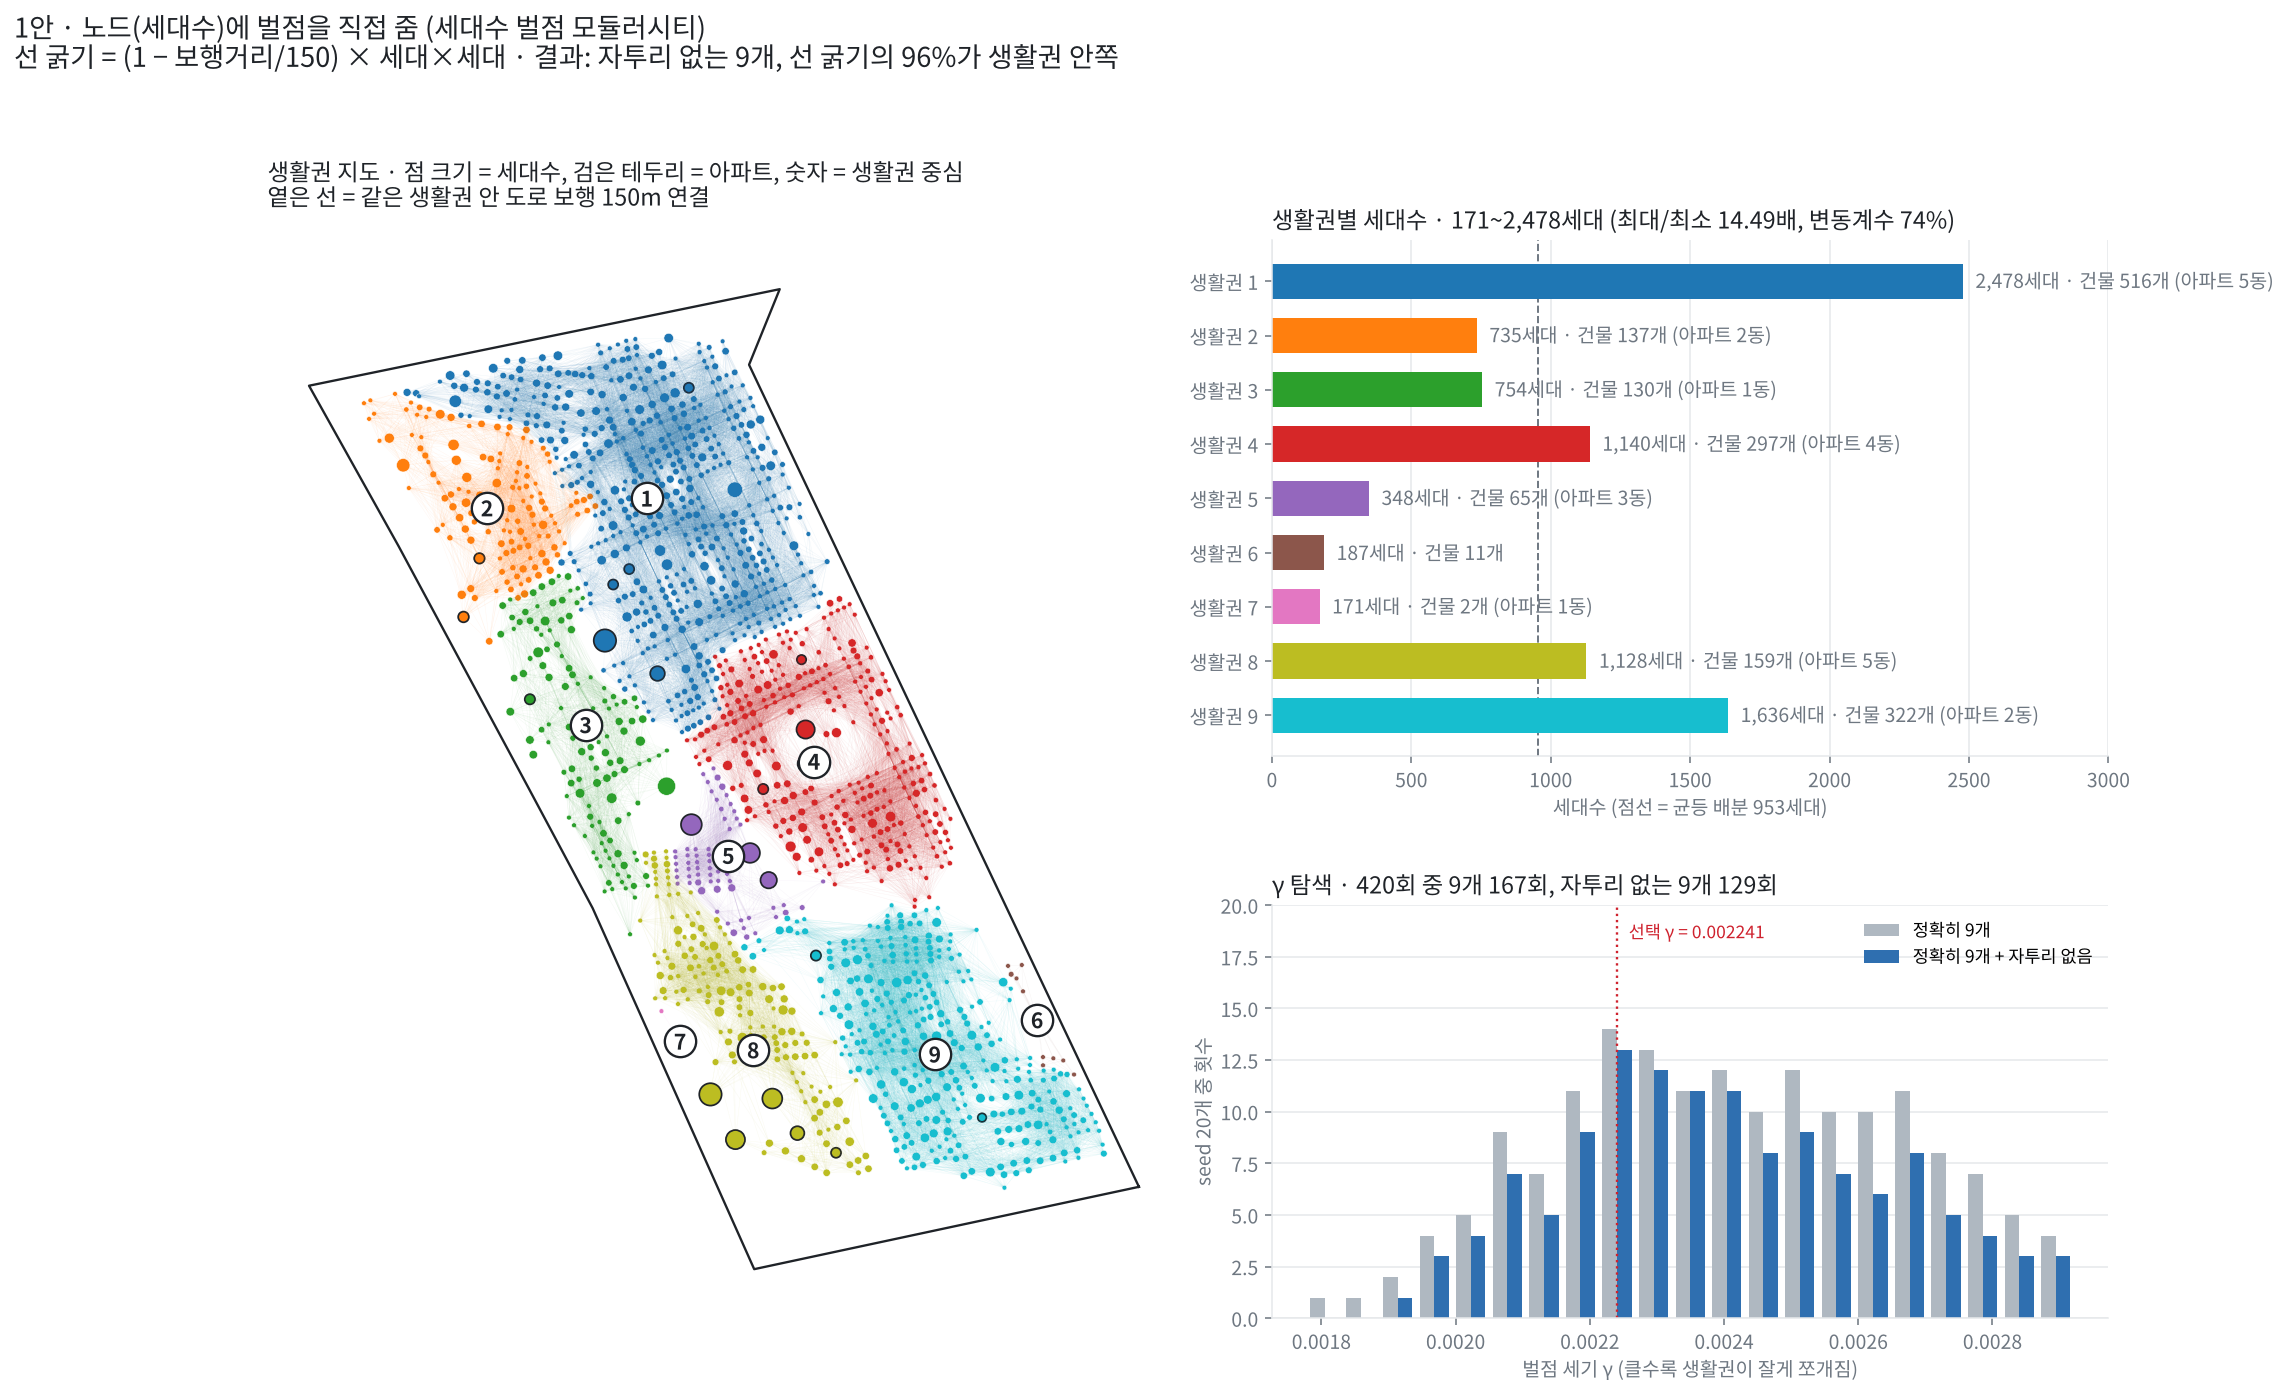

The Python source for this figure:
"""1안: 노드(세대수)에 벌점을 직접 줌 (세대수 벌점 모듈러시티, leidenalg CPM)

노드  = 건물 (세대수)
엣지  = 도로 보행거리 150m 이하 건물 쌍 (1차 정제 결과)
선 굵기 = 거리 가중치(선형) x 세대_i x 세대_j      (= 세대 쌍 단위 연결 강도)
          거리 가중치(선형) = 1 - 보행거리/150
점수  = 세대수 벌점 모듈러시티
          Q = Σ 생활권 [ 생활권 안 선 굵기 합 − γ × (생활권 세대수 합)(세대수 합 − 1)/2 ]
          -> 세대수가 벌점에 직접 들어간다 (생활권에 세대가 많이 모일수록 벌점)
계산  = 그래프는 NetworkX 로 만들고, 점수 최대화는 leidenalg (CPMVertexPartition, node_sizes = 세대수)
          NetworkX 내장 Louvain 은 벌점에 세대수를 넣을 수 없어서 leidenalg 를 쓴다
최종 결과 = 정확히 9개 + 자투리 없는 결과 중 점수가 가장 높은 것

실행:  python plan1_node_penalty.py
입력:  nodes_sinwol1.xlsx (같은 폴더, 1st_data_cleaning 브랜치의 정제 결과)
출력:  plan1_node_penalty.png
"""
from __future__ import annotations

from pathlib import Path

import igraph as ig
import leidenalg as la
import matplotlib.pyplot as plt
import networkx as nx
import numpy as np
import pandas as pd
from matplotlib import font_manager
from matplotlib.collections import LineCollection

# ---------------------------------------------------------------------------
# 설정
# ---------------------------------------------------------------------------
PLAN = "1안"
PLAN_LABEL = "노드(세대수)에 벌점을 직접 줌 (세대수 벌점 모듈러시티)"
EDGE_LABEL = "선 굵기 = (1 − 보행거리/150) × 세대×세대"
OUTPUT_PNG = "plan1_node_penalty.png"

ROOT = Path(__file__).resolve().parent
INPUT = ROOT / "nodes_sinwol1.xlsx"
N_ZONES = 9
COARSE_GAMMAS = np.geomspace(1e-5, 1e-1, 40)   # 1차 탐색 (넓게, seed 3개)
COARSE_SEEDS = range(3)
FINE_STEPS = 21                            # 2차 탐색 (9개 근처, seed 20개)
FINE_SEEDS = range(20)
FRAGMENT_RATIO = 0.10                      # 세대수가 평균의 10% 미만인 생활권 = 자투리


def distance_weight(walk_m):
    """선형: 0m에서 1, 150m에서 0."""
    return 1 - walk_m / 150


# ---------------------------------------------------------------------------
# 1. 데이터
# ---------------------------------------------------------------------------
nodes = pd.read_excel(INPUT, sheet_name="nodes")
edges = pd.read_excel(INPUT, sheet_name="edges")
boundary = pd.read_excel(INPUT, sheet_name="boundary")
idx = {nid: i for i, nid in enumerate(nodes.node_id)}
XY = nodes[["x", "y"]].to_numpy()
HH = nodes.households.to_numpy().astype(int)
H_TOTAL = int(HH.sum())
FRAGMENT_HH = H_TOTAL / N_ZONES * FRAGMENT_RATIO
src = edges.source.map(idx).to_numpy()
dst = edges.target.map(idx).to_numpy()

# ---------------------------------------------------------------------------
# 2. 그래프 (NetworkX)
# ---------------------------------------------------------------------------
weight = distance_weight(edges.walk_m.to_numpy()) * HH[src] * HH[dst]
G = nx.Graph()
G.add_nodes_from((i, {"households": int(h)}) for i, h in enumerate(HH))
G.add_weighted_edges_from(zip(src.tolist(), dst.tolist(), weight.tolist()), weight="weight")

# leidenalg 로 넘기기 (노드 번호 그대로)
g = ig.Graph(n=G.number_of_nodes(), edges=list(G.edges()))
g.es["weight"] = [G.edges[e]["weight"] for e in G.edges()]
g.vs["households"] = [G.nodes[v]["households"] for v in G.nodes()]


# ---------------------------------------------------------------------------
# 3. 생활권 나누기
# ---------------------------------------------------------------------------
def partition(gamma: float, seed: int):
    p = la.find_partition(g, la.CPMVertexPartition, weights="weight", node_sizes="households",
                          resolution_parameter=float(gamma), n_iterations=-1, seed=seed)
    return np.array(p.membership), p.quality()


# ===========================================================================
# 아래는 1안과 같은 코드 (γ 탐색, 결과 고르기, 요약, 그림)
# ===========================================================================
def n_fragments(mem):
    return int((np.bincount(mem, weights=HH) < FRAGMENT_HH).sum())


coarse = [(gm, float(np.median([len(set(partition(gm, s)[0])) for s in COARSE_SEEDS])))
          for gm in COARSE_GAMMAS]
first_above = next((gm for gm, k in coarse if k > N_ZONES), COARSE_GAMMAS[-1])
lo = max((gm for gm, k in coarse if k < N_ZONES and gm < first_above), default=COARSE_GAMMAS[0])
hi = min((gm for gm, k in coarse if k > N_ZONES and gm > lo), default=COARSE_GAMMAS[-1])

fine_gammas = np.linspace(lo, hi, FINE_STEPS)
log, runs = [], {}
for gm in fine_gammas:
    res = [(*partition(gm, s), s) for s in FINE_SEEDS]
    runs[gm] = res
    k9 = [r for r in res if len(set(r[0])) == N_ZONES]
    log.append({"gamma": gm, "k9": len(k9), "k9_clean": sum(n_fragments(r[0]) == 0 for r in k9)})
log = pd.DataFrame(log)

if log.k9_clean.max() > 0:
    best_gamma = log.sort_values(["k9_clean", "gamma"], ascending=[False, True]).iloc[0].gamma
    cands = [r for r in runs[best_gamma] if len(set(r[0])) == N_ZONES and n_fragments(r[0]) == 0]
    status = "자투리 없는 9개"
elif log.k9.max() > 0:
    best_gamma = log.sort_values(["k9", "gamma"], ascending=[False, True]).iloc[0].gamma
    cands = [r for r in runs[best_gamma] if len(set(r[0])) == N_ZONES]
    status = "자투리 있음 (자투리 없는 9개 결과 없음)"
else:
    raise RuntimeError("정확히 9개가 나온 결과가 없음")
mem, quality, seed = max(cands, key=lambda r: r[1])

ids = np.unique(mem)                                   # 생활권 번호: 세대 가중 중심 북쪽 -> 남쪽
cen = np.array([np.average(XY[mem == c], axis=0, weights=HH[mem == c]) for c in ids])
order = ids[np.lexsort((cen[:, 0], -cen[:, 1]))]
zone = np.array([{o: n + 1 for n, o in enumerate(order)}[m] for m in mem])

rows = []
for z in range(1, N_ZONES + 1):
    m = zone == z
    cx, cy = np.average(XY[m], axis=0, weights=HH[m])
    rows.append({"zone": z, "buildings": int(m.sum()), "households": int(HH[m].sum()),
                 "fragment": bool(HH[m].sum() < FRAGMENT_HH),
                 "connected": nx.is_connected(G.subgraph(np.where(m)[0])), "cx": cx, "cy": cy,
                 "mean_dist_m": float(np.average(np.hypot(XY[m, 0] - cx, XY[m, 1] - cy), weights=HH[m]))})
zt = pd.DataFrame(rows)
h = zt.households
same = zone[src] == zone[dst]
inside_share = weight[same].sum() / weight.sum()
apt = nodes.is_apartment.to_numpy()
apt_zones = sorted(set(zone[apt]))

print(f"[{PLAN}] γ 탐색 구간 {lo:.4g}~{hi:.4g}, 선택 γ={best_gamma:.4g}, seed={seed}, {status}")
print(zt[["zone", "buildings", "households", "fragment", "connected"]].to_string(index=False))
print(f"세대수 {h.min():,}~{h.max():,} (최대/최소 {h.max() / h.min():.2f}배, 변동계수 {h.std(ddof=0) / h.mean():.1%}), "
      f"선 굵기의 {inside_share:.0%}가 생활권 안쪽, 한 덩어리로 이어진 생활권 {zt.connected.sum()}/9")

# ---------------------------------------------------------------------------
# 그림 (1안과 같은 틀, 같은 눈금)
# ---------------------------------------------------------------------------
for f in ["Malgun Gothic", "AppleGothic", "NanumGothic", "Noto Sans CJK KR"]:
    if any(f == x.name for x in font_manager.fontManager.ttflist):
        plt.rcParams["font.family"] = f
        break
plt.rcParams["axes.unicode_minus"] = False
INK, MUTED, GRID, ALERT = "#1f2328", "#6e7781", "#e6e8eb", "#cf222e"
COLORS = [c for i, c in enumerate(plt.get_cmap("tab10").colors) if i != 7]
BAR_MAX = 3000                                       # 1안·2안 막대 눈금을 같게 고정


def style(ax):
    ax.spines[["top", "right"]].set_visible(False)
    ax.spines[["left", "bottom"]].set_color(GRID)
    ax.tick_params(colors=MUTED)
    ax.set_axisbelow(True)


fig = plt.figure(figsize=(17, 10), facecolor="white")
gsp = fig.add_gridspec(2, 2, width_ratios=[1.1, 1], height_ratios=[1.25, 1], wspace=0.1, hspace=0.32)

ax = fig.add_subplot(gsp[:, 0])
for z in range(1, N_ZONES + 1):
    sel = same & (zone[src] == z)
    ax.add_collection(LineCollection(np.stack([XY[src[sel]], XY[dst[sel]]], axis=1),
                                     colors=[COLORS[z - 1]], linewidths=0.25, alpha=0.06))
for z in range(1, N_ZONES + 1):
    m = zone == z
    ax.scatter(XY[m, 0], XY[m, 1], s=5 + HH[m] * 1.2, color=COLORS[z - 1], edgecolors="white", linewidths=0.3)
ax.scatter(XY[apt, 0], XY[apt, 1], s=5 + HH[apt] * 1.2, facecolors="none", edgecolors=INK, linewidths=0.9)
for r in zt.itertuples():
    col = ALERT if r.fragment else INK
    ax.scatter(r.cx, r.cy, s=260, color="white", edgecolors=col, linewidths=2 if r.fragment else 1.2, zorder=5)
    ax.text(r.cx, r.cy, str(r.zone), ha="center", va="center", fontsize=11, fontweight="bold", color=col, zorder=6)
for _, part in boundary.groupby("part"):
    ax.plot(part.x, part.y, color=INK, linewidth=1.2)
ax.set_aspect("equal")
ax.set_axis_off()
ax.set_title("생활권 지도 · 점 크기 = 세대수, 검은 테두리 = 아파트, 숫자 = 생활권 중심\n"
             "옅은 선 = 같은 생활권 안 도로 보행 150m 연결", loc="left", color=INK, fontsize=12)

ax = fig.add_subplot(gsp[0, 1])
cols = [ALERT if f else COLORS[z - 1] for z, f in zip(zt.zone, zt.fragment)]
bars = ax.barh([f"생활권 {z}" for z in zt.zone], h, color=cols, height=0.65)
for b, r in zip(bars, zt.itertuples()):
    n_apt = int((apt & (zone == r.zone)).sum())
    ax.text(b.get_width() + BAR_MAX * 0.015, b.get_y() + b.get_height() / 2,
            f"{r.households:,}세대 · 건물 {r.buildings}개" + (f" (아파트 {n_apt}동)" if n_apt else "")
            + ("  ← 자투리" if r.fragment else ""), va="center", fontsize=10, color=ALERT if r.fragment else MUTED)
ax.axvline(H_TOTAL / N_ZONES, color=MUTED, linestyle="--", linewidth=1, zorder=0)
ax.invert_yaxis()
ax.set_xlim(0, BAR_MAX)
ax.set_xlabel(f"세대수 (점선 = 균등 배분 {H_TOTAL / N_ZONES:,.0f}세대)", color=MUTED)
ax.grid(axis="x", color=GRID)
ax.set_title(f"생활권별 세대수 · {h.min():,}~{h.max():,}세대 (최대/최소 {h.max() / h.min():.2f}배, "
             f"변동계수 {h.std(ddof=0) / h.mean():.0%})", loc="left", color=INK, fontsize=12)
style(ax)

ax = fig.add_subplot(gsp[1, 1])
w = (fine_gammas[1] - fine_gammas[0]) * 0.4
ax.bar(log.gamma - w / 2, log.k9, width=w, color="#afb8c1", label="정확히 9개")
ax.bar(log.gamma + w / 2, log.k9_clean, width=w, color="#2f6fb0", label="정확히 9개 + 자투리 없음")
ax.axvline(best_gamma, color=ALERT, linestyle=":", linewidth=1.2)
ax.annotate(f"선택 γ = {best_gamma:.4g}", (best_gamma, len(FINE_SEEDS) * 0.92), xytext=(6, 0),
            textcoords="offset points", color=ALERT, fontsize=9)
ax.set_ylim(0, len(FINE_SEEDS))
ax.set_xlabel("벌점 세기 γ (클수록 생활권이 잘게 쪼개짐)", color=MUTED)
ax.set_ylabel(f"seed {len(FINE_SEEDS)}개 중 횟수", color=MUTED)
ax.grid(axis="y", color=GRID)
ax.legend(frameon=False, fontsize=9, loc="upper right")
ax.set_title(f"γ 탐색 · {len(fine_gammas) * len(FINE_SEEDS)}회 중 9개 {int(log.k9.sum())}회, "
             f"자투리 없는 9개 {int(log.k9_clean.sum())}회", loc="left", color=INK, fontsize=12)
style(ax)

fig.suptitle(f"{PLAN} · {PLAN_LABEL}\n{EDGE_LABEL} · 결과: {status}, "
             f"선 굵기의 {inside_share:.0%}가 생활권 안쪽", x=0.02, y=1.0, ha="left", va="bottom", fontsize=14, color=INK)
fig.savefig(ROOT / OUTPUT_PNG, dpi=140, bbox_inches="tight")
print("saved", OUTPUT_PNG)
